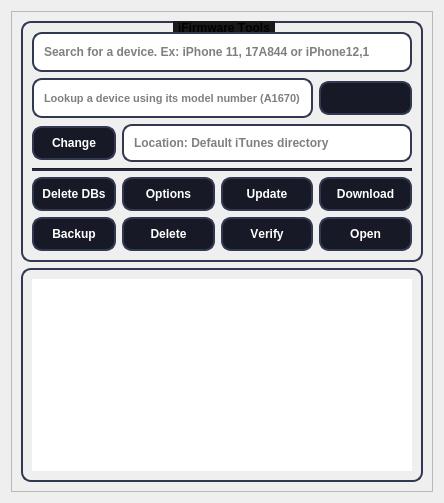
       <widget class="QWidget" name="main_widget" native="true">
        <layout class="QGridLayout" name="gridLayout_5">
         <item row="0" column="0">
          <widget class="QFrame" name="frame_3">
           <property name="styleSheet">
            <string notr="true">QGroupBox {
    border: 2px solid gray;
    border-radius: 5px;
    margin-top: 5ex; /* leave space at the top for the title */
}

QGroupBox::title {
    subcontrol-origin: margin;
    subcontrol-position: top center; /* position at the top center */
    padding: 0 3px;
	background-color: rgb(25, 25, 25);
}</string>
           </property>
           <property name="frameShape">
            <enum>QFrame::StyledPanel</enum>
           </property>
           <property name="frameShadow">
            <enum>QFrame::Raised</enum>
           </property>
           <layout class="QGridLayout" name="gridLayout_16">
            <item row="1" column="0" colspan="2">
             <widget class="QGroupBox" name="other_2">
              <property name="font">
               <font>
                <pointsize>9</pointsize>
                <weight>75</weight>
                <bold>true</bold>
                <strikeout>false</strikeout>
                <kerning>false</kerning>
               </font>
              </property>
              <property name="focusPolicy">
               <enum>Qt::NoFocus</enum>
              </property>
              <property name="acceptDrops">
               <bool>true</bool>
              </property>
              <property name="styleSheet">
               <string notr="true">QGroupBox {
    border: 2px solid #313850;
    border-radius: 10px;
    margin-top: 5ex; /* leave space at the top for the title */
}

QGroupBox::title {
    subcontrol-origin: margin;
    subcontrol-position: top center; /* position at the top center */
    padding: 0 3px;
	background-color: rgb(25, 25, 25);
}</string>
              </property>
              <property name="title">
               <string>iFirmware Tools</string>
              </property>
              <layout class="QGridLayout" name="gridLayout_12">
               <item row="4" column="0">
                <widget class="QPushButton" name="location">
                 <property name="font">
                  <font>
                   <pointsize>9</pointsize>
                   <weight>75</weight>
                   <bold>true</bold>
                   <strikeout>false</strikeout>
                   <kerning>false</kerning>
                  </font>
                 </property>
                 <property name="cursor">
                  <cursorShape>PointingHandCursor</cursorShape>
                 </property>
                 <property name="toolTip">
                  <string>Change directory where firmware is going to be downloaded</string>
                 </property>
                 <property name="styleSheet">
                  <string notr="true">QPushButton {
        background-color: #171A26;
        border: none;
        color: #fff;
 		border: 2px solid #313850;
    	border-radius: 10px;
		padding: 8px
    }

 QPushButton:hover {
	background-color: #1E2230;
}

QToolTip { 
	color: #fff; background-color: #000; border: none; 

}</string>
                 </property>
                 <property name="text">
                  <string>Change</string>
                 </property>
                 <property name="icon">
                  <iconset>
                   <normaloff>icons/folder.png</normaloff>icons/folder.png</iconset>
                 </property>
                </widget>
               </item>
               <item row="4" column="1" colspan="3">
                <widget class="QLineEdit" name="location_value">
                 <property name="enabled">
                  <bool>true</bool>
                 </property>
                 <property name="minimumSize">
                  <size>
                   <width>290</width>
                   <height>38</height>
                  </size>
                 </property>
                 <property name="font">
                  <font>
                   <pointsize>9</pointsize>
                   <weight>75</weight>
                   <bold>true</bold>
                   <strikeout>false</strikeout>
                   <kerning>false</kerning>
                  </font>
                 </property>
                 <property name="contextMenuPolicy">
                  <enum>Qt::CustomContextMenu</enum>
                 </property>
                 <property name="toolTip">
                  <string>Location: Default iTunes directory</string>
                 </property>
                 <property name="styleSheet">
                  <string notr="true">QToolTip { 
	color: #fff; background-color: #000; border: none; 

}

QLineEdit {
    border: 2px solid #313850;
    border-radius: 10px;
    padding: 0 8px;
    selection-background-color: darkgray;
}</string>
                 </property>
                 <property name="text">
                  <string/>
                 </property>
                 <property name="dragEnabled">
                  <bool>false</bool>
                 </property>
                 <property name="readOnly">
                  <bool>true</bool>
                 </property>
                 <property name="placeholderText">
                  <string>Location: Default iTunes directory</string>
                 </property>
                 <property name="clearButtonEnabled">
                  <bool>false</bool>
                 </property>
                </widget>
               </item>
               <item row="6" column="2">
                <widget class="QPushButton" name="_update">
                 <property name="font">
                  <font>
                   <pointsize>9</pointsize>
                   <weight>75</weight>
                   <bold>true</bold>
                   <strikeout>false</strikeout>
                   <kerning>false</kerning>
                  </font>
                 </property>
                 <property name="cursor">
                  <cursorShape>PointingHandCursor</cursorShape>
                 </property>
                 <property name="toolTip">
                  <string>Check for database update</string>
                 </property>
                 <property name="styleSheet">
                  <string notr="true">QPushButton {
        background-color: #171A26;
        border: none;
        color: #fff;
 		border: 2px solid #313850;
    	border-radius: 10px;
		padding: 8px
    }

 QPushButton:hover {
	background-color: #1E2230;
}

QToolTip { 
	color: #fff; background-color: #000; border: none; 

}</string>
                 </property>
                 <property name="text">
                  <string>Update</string>
                 </property>
                 <property name="icon">
                  <iconset>
                   <normaloff>icons/updated.png</normaloff>icons/updated.png</iconset>
                 </property>
                 <property name="iconSize">
                  <size>
                   <width>16</width>
                   <height>16</height>
                  </size>
                 </property>
                </widget>
               </item>
               <item row="6" column="0">
                <widget class="QPushButton" name="db_delete">
                 <property name="font">
                  <font>
                   <pointsize>9</pointsize>
                   <weight>75</weight>
                   <bold>true</bold>
                   <strikeout>false</strikeout>
                   <kerning>false</kerning>
                  </font>
                 </property>
                 <property name="cursor">
                  <cursorShape>PointingHandCursor</cursorShape>
                 </property>
                 <property name="toolTip">
                  <string>Delete databases</string>
                 </property>
                 <property name="styleSheet">
                  <string notr="true">QPushButton {
        background-color: #171A26;
        border: none;
        color: #fff;
 		border: 2px solid #313850;
    	border-radius: 10px;
		padding: 8px
    }

 QPushButton:hover {
	background-color: #1E2230;
}

QToolTip { 
	color: #fff; background-color: #000; border: none; 

}</string>
                 </property>
                 <property name="text">
                  <string>Delete DBs</string>
                 </property>
                 <property name="icon">
                  <iconset>
                   <normaloff>icons/Delete.png</normaloff>icons/Delete.png</iconset>
                 </property>
                </widget>
               </item>
               <item row="5" column="0" colspan="4">
                <widget class="Line" name="line_2">
                 <property name="styleSheet">
                  <string notr="true">background-color: #24293B;</string>
                 </property>
                 <property name="orientation">
                  <enum>Qt::Horizontal</enum>
                 </property>
                </widget>
               </item>
               <item row="7" column="1">
                <widget class="QPushButton" name="ipsw_delete">
                 <property name="font">
                  <font>
                   <pointsize>9</pointsize>
                   <weight>75</weight>
                   <bold>true</bold>
                   <strikeout>false</strikeout>
                   <kerning>false</kerning>
                  </font>
                 </property>
                 <property name="cursor">
                  <cursorShape>PointingHandCursor</cursorShape>
                 </property>
                 <property name="toolTip">
                  <string>Delete all firmwares in the current selected directory</string>
                 </property>
                 <property name="styleSheet">
                  <string notr="true">QPushButton {
        background-color: #171A26;
        border: none;
        color: #fff;
 		border: 2px solid #313850;
    	border-radius: 10px;
		padding: 8px
    }

 QPushButton:hover {
	background-color: #1E2230;
}

QToolTip { 
	color: #fff; background-color: #000; border: none; 

}</string>
                 </property>
                 <property name="text">
                  <string>Delete</string>
                 </property>
                 <property name="icon">
                  <iconset>
                   <normaloff>icons/Delete.png</normaloff>icons/Delete.png</iconset>
                 </property>
                </widget>
               </item>
               <item row="0" column="0" colspan="4">
                <widget class="QLineEdit" name="device_search">
                 <property name="minimumSize">
                  <size>
                   <width>0</width>
                   <height>40</height>
                  </size>
                 </property>
                 <property name="font">
                  <font>
                   <pointsize>9</pointsize>
                   <weight>75</weight>
                   <bold>true</bold>
                   <strikeout>false</strikeout>
                   <kerning>true</kerning>
                  </font>
                 </property>
                 <property name="toolTip">
                  <string>Search for a device. ex: iPhone 11, 17A844 or iPhone12,1</string>
                 </property>
                 <property name="styleSheet">
                  <string notr="true">QToolTip { 
	color: #fff; background-color: #000; border: none; 

}

QLineEdit {
    border: 2px solid #313850;
    border-radius: 10px;
    padding: 0 8px;
    selection-background-color: darkgray;
}</string>
                 </property>
                 <property name="placeholderText">
                  <string>Search for a device. Ex: iPhone 11, 17A844 or iPhone12,1</string>
                 </property>
                 <property name="clearButtonEnabled">
                  <bool>true</bool>
                 </property>
                </widget>
               </item>
               <item row="6" column="1">
                <widget class="QPushButton" name="options">
                 <property name="font">
                  <font>
                   <pointsize>9</pointsize>
                   <weight>75</weight>
                   <bold>true</bold>
                   <strikeout>false</strikeout>
                   <kerning>false</kerning>
                  </font>
                 </property>
                 <property name="cursor">
                  <cursorShape>PointingHandCursor</cursorShape>
                 </property>
                 <property name="toolTip">
                  <string>App options (beta)</string>
                 </property>
                 <property name="styleSheet">
                  <string notr="true">QPushButton {
        background-color: #171A26;
        border: none;
        color: #fff;
 		border: 2px solid #313850;
    	border-radius: 10px;
		padding: 8px
    }

 QPushButton:hover {
	background-color: #1E2230;
}

QToolTip { 
	color: #fff; background-color: #000; border: none; 

}</string>
                 </property>
                 <property name="text">
                  <string>Options</string>
                 </property>
                 <property name="icon">
                  <iconset>
                   <normaloff>icons/settings.png</normaloff>icons/settings.png</iconset>
                 </property>
                </widget>
               </item>
               <item row="3" column="0" colspan="3">
                <widget class="QLineEdit" name="search">
                 <property name="minimumSize">
                  <size>
                   <width>0</width>
                   <height>40</height>
                  </size>
                 </property>
                 <property name="font">
                  <font>
                   <pointsize>8</pointsize>
                   <weight>75</weight>
                   <bold>true</bold>
                   <strikeout>false</strikeout>
                   <kerning>false</kerning>
                  </font>
                 </property>
                 <property name="toolTip">
                  <string>Lookup a device using its model number (A1670)</string>
                 </property>
                 <property name="styleSheet">
                  <string notr="true">QToolTip { 
	color: #fff; background-color: #000; border: none; 

}

QLineEdit {
    border: 2px solid #313850;
    border-radius: 10px;
    padding: 0 8px;
    selection-background-color: darkgray;
}</string>
                 </property>
                 <property name="text">
                  <string/>
                 </property>
                 <property name="placeholderText">
                  <string>Lookup a device using its model number (A1670)</string>
                 </property>
                </widget>
               </item>
               <item row="7" column="0">
                <widget class="QPushButton" name="backup">
                 <property name="font">
                  <font>
                   <pointsize>9</pointsize>
                   <weight>75</weight>
                   <bold>true</bold>
                   <strikeout>false</strikeout>
                   <kerning>false</kerning>
                  </font>
                 </property>
                 <property name="cursor">
                  <cursorShape>PointingHandCursor</cursorShape>
                 </property>
                 <property name="toolTip">
                  <string>Backup databases</string>
                 </property>
                 <property name="styleSheet">
                  <string notr="true">QPushButton {
        background-color: #171A26;
        border: none;
        color: #fff;
 		border: 2px solid #313850;
    	border-radius: 10px;
		padding: 8px
    }

 QPushButton:hover {
	background-color: #1E2230;
}

QToolTip { 
	color: #fff; background-color: #000; border: none; 

}</string>
                 </property>
                 <property name="text">
                  <string>Backup</string>
                 </property>
                 <property name="icon">
                  <iconset>
                   <normaloff>icons/backup.png</normaloff>icons/backup.png</iconset>
                 </property>
                </widget>
               </item>
               <item row="7" column="2">
                <widget class="QPushButton" name="verify">
                 <property name="font">
                  <font>
                   <pointsize>9</pointsize>
                   <weight>75</weight>
                   <bold>true</bold>
                   <strikeout>false</strikeout>
                   <kerning>false</kerning>
                  </font>
                 </property>
                 <property name="cursor">
                  <cursorShape>PointingHandCursor</cursorShape>
                 </property>
                 <property name="toolTip">
                  <string>Hash all firmwares in current selected directory</string>
                 </property>
                 <property name="styleSheet">
                  <string notr="true">QPushButton {
        background-color: #171A26;
        border: none;
        color: #fff;
 		border: 2px solid #313850;
    	border-radius: 10px;
		padding: 8px
    }

 QPushButton:hover {
	background-color: #1E2230;
}

QToolTip { 
	color: #fff; background-color: #000; border: none; 

}</string>
                 </property>
                 <property name="text">
                  <string>Verify</string>
                 </property>
                 <property name="icon">
                  <iconset>
                   <normaloff>icons/verified.png</normaloff>icons/verified.png</iconset>
                 </property>
                </widget>
               </item>
               <item row="3" column="3">
                <widget class="QPushButton" name="search_btn">
                 <property name="font">
                  <font>
                   <pointsize>9</pointsize>
                   <weight>75</weight>
                   <bold>true</bold>
                   <strikeout>false</strikeout>
                   <kerning>false</kerning>
                  </font>
                 </property>
                 <property name="cursor">
                  <cursorShape>PointingHandCursor</cursorShape>
                 </property>
                 <property name="toolTip">
                  <string>Search</string>
                 </property>
                 <property name="styleSheet">
                  <string notr="true">QPushButton {
        background-color: #171A26;
        border: none;
        color: #fff;
 		border: 2px solid #313850;
    	border-radius: 10px;
		padding: 8px
    }

 QPushButton:hover {
	background-color: #1E2230;
}

QToolTip { 
	color: #fff; background-color: #000; border: none; 

}</string>
                 </property>
                 <property name="text">
                  <string/>
                 </property>
                 <property name="icon">
                  <iconset>
                   <normaloff>icons/Search.png</normaloff>icons/Search.png</iconset>
                 </property>
                 <property name="iconSize">
                  <size>
                   <width>20</width>
                   <height>20</height>
                  </size>
                 </property>
                </widget>
               </item>
               <item row="7" column="3">
                <widget class="QPushButton" name="open_location">
                 <property name="font">
                  <font>
                   <pointsize>9</pointsize>
                   <weight>75</weight>
                   <bold>true</bold>
                   <strikeout>false</strikeout>
                   <kerning>false</kerning>
                  </font>
                 </property>
                 <property name="cursor">
                  <cursorShape>PointingHandCursor</cursorShape>
                 </property>
                 <property name="toolTip">
                  <string>Open current directory</string>
                 </property>
                 <property name="styleSheet">
                  <string notr="true">QPushButton {
        background-color: #171A26;
        border: none;
        color: #fff;
 		border: 2px solid #313850;
    	border-radius: 10px;
		padding: 8px
    }

 QPushButton:hover {
	background-color: #1E2230;
}

QToolTip { 
	color: #fff; background-color: #000; border: none; 

}</string>
                 </property>
                 <property name="text">
                  <string>Open</string>
                 </property>
                 <property name="icon">
                  <iconset>
                   <normaloff>icons/open-folder.png</normaloff>icons/open-folder.png</iconset>
                 </property>
                </widget>
               </item>
               <item row="6" column="3">
                <widget class="QPushButton" name="main_download">
                 <property name="font">
                  <font>
                   <pointsize>9</pointsize>
                   <weight>75</weight>
                   <bold>true</bold>
                   <strikeout>false</strikeout>
                   <kerning>false</kerning>
                  </font>
                 </property>
                 <property name="cursor">
                  <cursorShape>PointingHandCursor</cursorShape>
                 </property>
                 <property name="toolTip">
                  <string>Download all signed firmwares for the current tab</string>
                 </property>
                 <property name="styleSheet">
                  <string notr="true">QPushButton {
        background-color: #171A26;
        border: none;
        color: #fff;
 		border: 2px solid #313850;
    	border-radius: 10px;
		padding: 8px
    }

 QPushButton:hover {
	background-color: #1E2230;
}

QToolTip { 
	color: #fff; background-color: #000; border: none; 

}</string>
                 </property>
                 <property name="text">
                  <string>Download</string>
                 </property>
                 <property name="icon">
                  <iconset>
                   <normaloff>icons/Download.png</normaloff>icons/Download.png</iconset>
                 </property>
                 <property name="iconSize">
                  <size>
                   <width>16</width>
                   <height>16</height>
                  </size>
                 </property>
                </widget>
               </item>
              </layout>
             </widget>
            </item>
            <item row="2" column="0" colspan="2">
             <widget class="QGroupBox" name="logs">
              <property name="minimumSize">
               <size>
                <width>0</width>
                <height>0</height>
               </size>
              </property>
              <property name="font">
               <font>
                <pointsize>9</pointsize>
                <weight>75</weight>
                <bold>true</bold>
                <strikeout>false</strikeout>
                <kerning>false</kerning>
               </font>
              </property>
              <property name="styleSheet">
               <string notr="true">QGroupBox {
    border: 2px solid #313850;
    border-radius: 10px;
    margin-top: 5ex; /* leave space at the top for the title */
	padding: 0px;
}

QGroupBox::title {
    subcontrol-origin: margin;
    subcontrol-position: top center; /* position at the top center */
    padding: 0 3px;
	background-color: rgb(25, 25, 25);
}

QToolTip { 
	color: #fff; background-color: #000; border: none; 

}

 QScrollBar:vertical {
    background: white;
     width: 15px;
 }
 QScrollBar::handle:vertical {
    background: #171A26;
 }

QScrollBar:horizontal {
    background: white;
    height: 15px;
}

QScrollBar::handle:horizontal {
    background: #171A26;
}</string>
              </property>
              <property name="title">
               <string/>
              </property>
              <layout class="QGridLayout" name="gridLayout_4">
               <item row="0" column="0" colspan="2">
                <widget class="QTextBrowser" name="text_log">
                 <property name="font">
                  <font>
                   <pointsize>9</pointsize>
                   <weight>75</weight>
                   <bold>true</bold>
                  </font>
                 </property>
                 <property name="toolTip">
                  <string>Live log </string>
                 </property>
                 <property name="styleSheet">
                  <string notr="true">* {
	border: none;
}</string>
                 </property>
                 <property name="lineWrapMode">
                  <enum>QTextEdit::FixedPixelWidth</enum>
                 </property>
                 <property name="html">
                  <string>&lt;!DOCTYPE HTML PUBLIC &quot;-//W3C//DTD HTML 4.0//EN&quot; &quot;http://www.w3.org/TR/REC-html40/strict.dtd&quot;&gt;
&lt;html&gt;&lt;head&gt;&lt;meta name=&quot;qrichtext&quot; content=&quot;1&quot; /&gt;&lt;style type=&quot;text/css&quot;&gt;
p, li { white-space: pre-wrap; }
&lt;/style&gt;&lt;/head&gt;&lt;body style=&quot; font-family:'MS Shell Dlg 2'; font-size:9pt; font-weight:600; font-style:normal;&quot;&gt;
&lt;p style=&quot;-qt-paragraph-type:empty; margin-top:0px; margin-bottom:0px; margin-left:0px; margin-right:0px; -qt-block-indent:0; text-indent:0px; font-family:'Segoe UI Semibold'; font-size:10pt; font-weight:400;&quot;&gt;&lt;br /&gt;&lt;/p&gt;
&lt;p style=&quot;-qt-paragraph-type:empty; margin-top:0px; margin-bottom:0px; margin-left:0px; margin-right:0px; -qt-block-indent:0; text-indent:0px; font-family:'Segoe UI Semibold'; font-size:10pt; font-weight:400;&quot;&gt;&lt;br /&gt;&lt;/p&gt;&lt;/body&gt;&lt;/html&gt;</string>
                 </property>
                </widget>
               </item>
              </layout>
             </widget>
            </item>
           </layout>
          </widget>
         </item>
        </layout>
       </widget>
